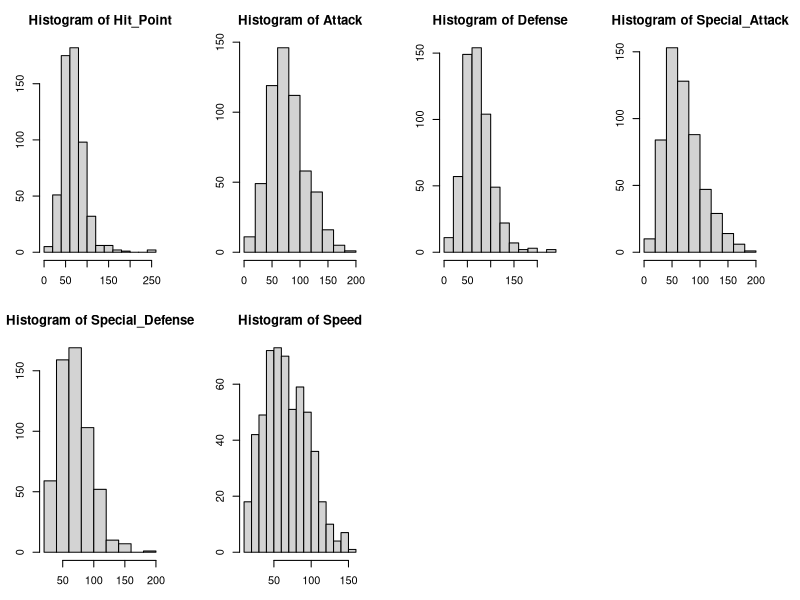
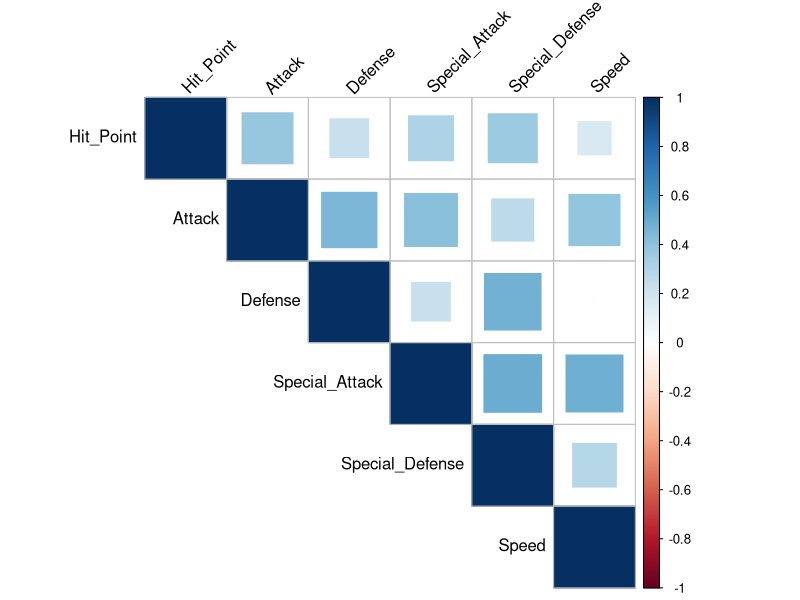
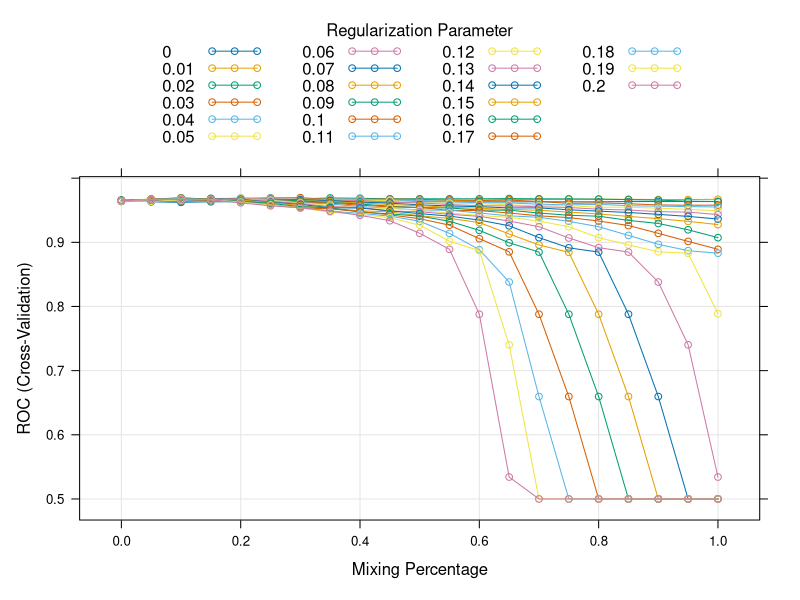

These charts were generated, in order, by the following R code: (Note: this script raises an error after producing the figures.)
## ---- chunk 1
knitr::opts_chunk$set(echo = TRUE)
library(tidyverse)
library(ggplot2)
library(caret)
## ---- chunk 2
df <- read.csv("data.csv")
names(df)
## ---- chunk 3
df <- df |>
    mutate(Legendary = as.integer(as.logical(Legendary))) |>
    select(-X., -Name)
## ---- chunk 4
if (all((df$HP + df$Attack + df$Defense + df$SP..Attack + df$SP..Defense + df$Speed) == df$Total)) {
    df <- df |> select(-Total)
}
## ---- chunk 5
unique_types <- c(df$Type.1, df$Type.2) |> unique()

for (typ in unique_types[-1]) {
    if (typ == "") next
    df[typ] <- 0
    for (row in 1:nrow(df)) {
        has_type <- typ %in% df[row, c("Type.1", "Type.2")]
        if (has_type) {
            df[row, typ] <- 1
        }
    }
}
## ---- chunk 6
for (i in unique(df$Generation)) {
    if (i == 1) next
    col_name <- paste0("gen_", i)
    df[col_name] <- 0
}

for (row in 1:nrow(df)) {
    gen <- df[row, "Generation"]
    if (gen == 1) next
    col_name <- paste0("gen_", gen)
    df[row, col_name] <- 1
}
## ---- chunk 7
df <- df |>
    select(-Type.1, -Type.2, -Generation) |>
    mutate(Legendary = as.factor(ifelse(Legendary == 0, "No", "Yes")))
## ---- chunk 8
colnames(df)[c(1, 4, 5)] <- c("Hit_Point", "Special_Attack", "Special_Defense")
## ---- chunk 9
set.seed(123)
train_test_split <- function(df, perc_train = 0.7) {
    i_train <- sample(1:nrow(df), floor(0.7 * nrow(df)), F)
    list_out <- list(train = df[i_train, ], test = df[-i_train, ])
    return(list_out)
}
df_split <- train_test_split(df)
## ---- chunk 10
train <- df_split$train
test <- df_split$test
## ---- chunk 11
numerical_vars <- names(train)[1:6]
## ---- chunk 12
# train %>%
#    group_by(Generation) %>%
#    summarise(mean(Legendary))
## ---- chunk 13
train %>%
    select(-numerical_vars, -Legendary) %>%
    colMeans() * 100 # Percentage values
## ---- chunk 14
# Numerical Variables
train %>%
    select(numerical_vars) %>%
    summary()
## ---- chunk 15
par(mfrow = c(2, 4), mar = c(3, 3, 3, 3))
lapply(numerical_vars, function(col_name) {
    hist(train[[col_name]], main = paste("Histogram of", col_name), xlab = "variable")
})
par(mfrow = c(1, 1))
## ---- chunk 16
library(corrplot)
cor_mat <- cor(train[numerical_vars])
print(cor_mat)
corrplot(cor_mat, method = "square", type = "upper", tl.col = "black", tl.srt = 45)
## ---- chunk 17
train_std <- train
train_std[numerical_vars] <- train |>
    select(numerical_vars) |>
    mutate(across(where(is.numeric), scale))

# Apply the same scaling to test data
test_std <- test
test_std[numerical_vars] <- test |>
    select(numerical_vars) |>
    mutate(across(where(is.numeric), scale))
## ---- chunk 18
sapply(list(mean = mean, sd = sd), mapply, train_std |> select(numerical_vars))
sapply(list(mean = mean, sd = sd), mapply, test_std |> select(numerical_vars))
## ---- chunk 19
extract_best_roc <- function(fit) fit$results[which.max(fit$results$ROC), ]
## ---- chunk 20
grid_ <- expand.grid(
    .alpha = seq(0, 1, by = 0.05),
    .lambda = seq(0, 0.2, by = 0.01)
)

train_control_1 <- trainControl(
    method = "cv",
    number = 10,
    classProbs = TRUE,
    summaryFunction = twoClassSummary
)

logistic_elnet_1 <- train(
    Legendary ~ .,
    data = train_std,
    method = "glmnet",
    family = "binomial",
    metric = "ROC",
    tuneGrid = grid_,
    trControl = train_control_1
)

print(logistic_elnet_1$bestTune)
print(extract_best_roc(logistic_elnet_1))
plot(logistic_elnet_1)
## ---- chunk 21
train_control_2 <- trainControl(
    method = "cv",
    number = 10,
    sampling = "smote",
    classProbs = TRUE,
    summaryFunction = twoClassSummary
)

logistic_elnet_2 <- train(
    Legendary ~ .,
    data = train_std,
    method = "glmnet",
    family = "binomial",
    metric = "ROC",
    tuneGrid = grid_,
    trControl = train_control_2
)
print(logistic_elnet_2$bestTune)
print(extract_best_roc(logistic_elnet_2))
plot(logistic_elnet_2)
## ---- chunk 22
train_control_3 <- trainControl(
    method = "cv",
    number = 10,
    sampling = "up",
    classProbs = TRUE,
    summaryFunction = twoClassSummary
)

logistic_elnet_3 <- train(
    Legendary ~ .,
    data = train_std,
    method = "glmnet",
    family = "binomial",
    metric = "ROC",
    tuneGrid = grid_,
    trControl = train_control_3
)
print(logistic_elnet_3$bestTune)
print(extract_best_roc(logistic_elnet_3))
plot(logistic_elnet_3)
## ---- chunk 23
train_control_4 <- trainControl(
    method = "cv",
    number = 10,
    sampling = "down",
    classProbs = TRUE,
    summaryFunction = twoClassSummary
)

logistic_elnet_4 <- train(
    Legendary ~ .,
    data = train_std,
    method = "glmnet",
    family = "binomial",
    metric = "ROC",
    tuneGrid = grid_,
    trControl = train_control_3
)
print(logistic_elnet_4$bestTune)
print(extract_best_roc(logistic_elnet_4))
plot(logistic_elnet_4)
## ---- chunk 24
get_prediction <- function(fit, type = "raw") {
    predict(fit, type = type, newdata = test_std |> select(-Legendary))
}

get_accuracy <- function(fit) {
    y <- test_std$Legendary
    y_hat <- predict(fit, type = "raw", newdata = test_std |>
        select(-Legendary))
    return(mean(y == y_hat))
}
## ---- chunk 25
lapply(list(logistic_elnet_1, logistic_elnet_2, logistic_elnet_3, logistic_elnet_4), get_accuracy)
## ---- chunk 26
# test_std <- test_std %>% select(-Legendary)
# best_elnet_pred <- predict(logistic_elnet, newx = test_std, type = "raw")
# print(best_elnet_pred)
## ---- chunk 27
# test$Legendary <- as.factor(test$Legendary)
# levels(test$Legendary) <- c("No", "Yes")
# confusionMatrix(best_elnet_pred, test$Legendary)

# nrow(train_std)
# nrow(test_std)
# length(best_elnet_pred)
